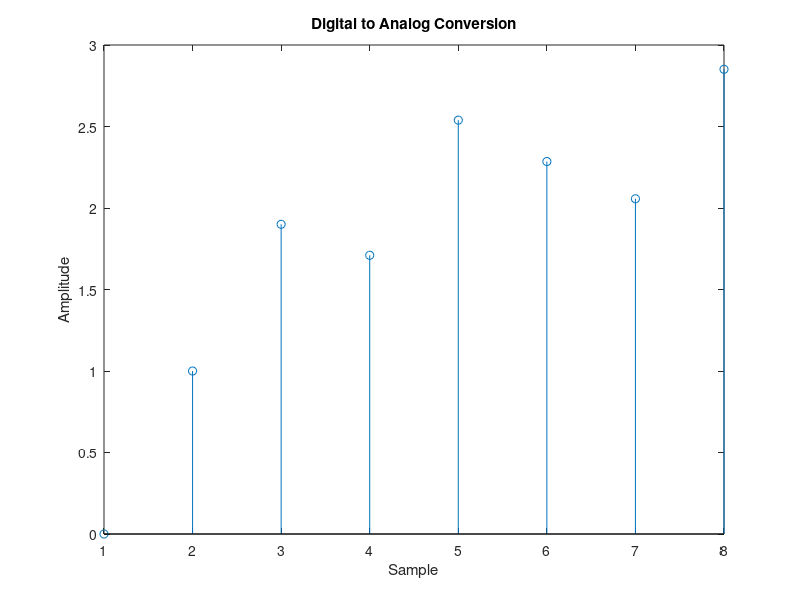

MATLAB code to generate this figure:
%Name: Md. Roknuzzaman Rikon
%ID: 22024014
% Digital to Analog Conversion (DAC) 
digital_signal = [0 1 1 0 1 0 0 1]; 
analog_signal = filter(1, [1 -0.9], digital_signal); % Simple DAC model 
stem(analog_signal); 
title('Digital to Analog Conversion'); 
xlabel('Sample'); 
ylabel('Amplitude'); 
